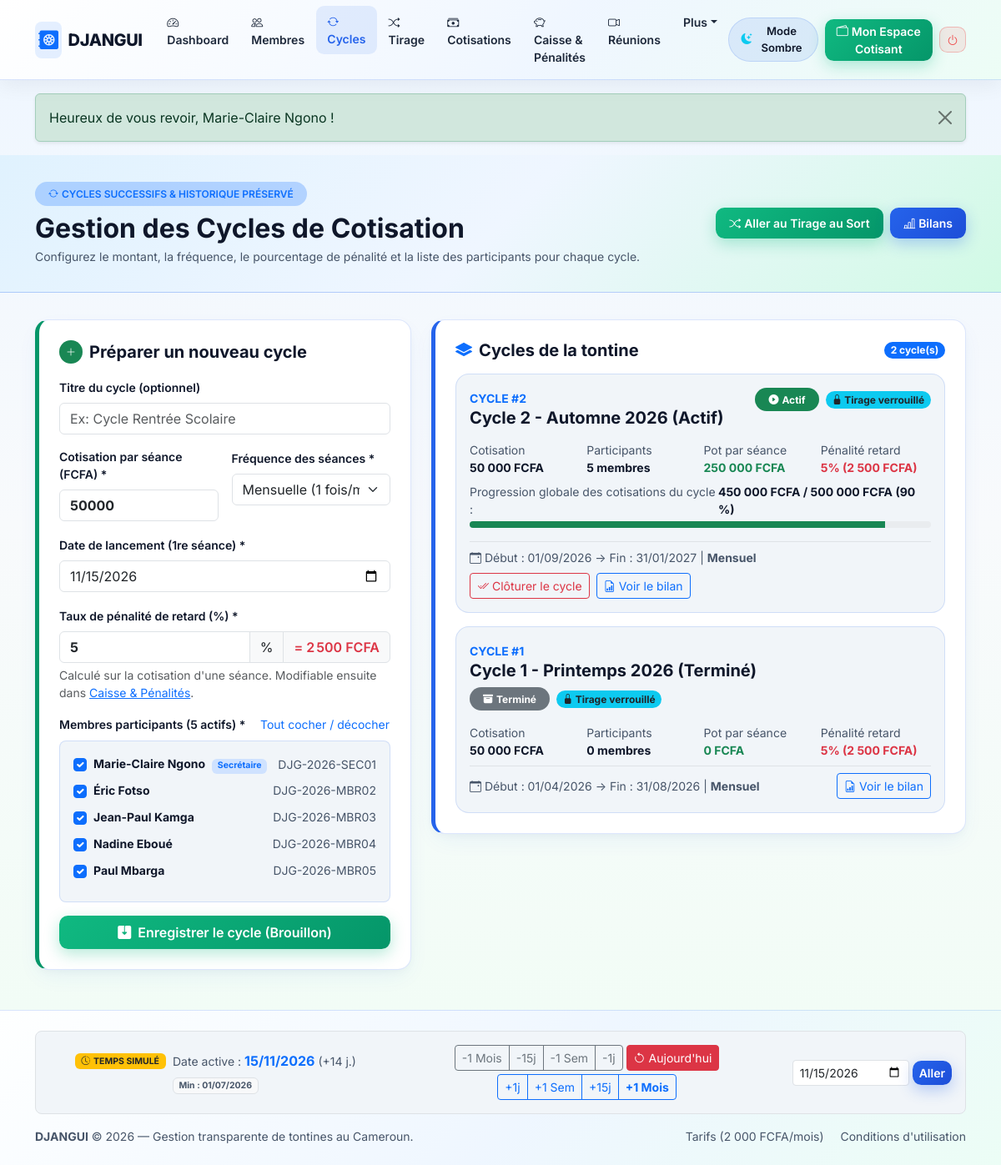
The page /admin/cycles.php (signed in) on the database its author committed.
### tables this page shows
CREATE TABLE users (
    id INT UNSIGNED AUTO_INCREMENT PRIMARY KEY,
    code_public VARCHAR(24) NOT NULL COMMENT 'Identifiant public pour le QR Code (sans donnees sensibles)',
    username VARCHAR(50) NOT NULL,
    password_hash VARCHAR(255) NOT NULL,
    nom_complet VARCHAR(120) NOT NULL,
    telephone VARCHAR(20) NOT NULL,
    email VARCHAR(150) DEFAULT NULL,
    numero_cni VARCHAR(60) DEFAULT NULL COMMENT 'Donnee sensible visible uniquement par l admin',
    role ENUM('admin', 'member') NOT NULL DEFAULT 'member',
    statut_membre ENUM('actif', 'inactif', 'sorti') NOT NULL DEFAULT 'actif',
    statut_validation ENUM('en_attente', 'accepte', 'refuse') NOT NULL DEFAULT 'accepte',
    canal_paiement ENUM('momo', 'om', 'especes') NOT NULL DEFAULT 'momo',
    telephone_paiement VARCHAR(20) NOT NULL COMMENT 'Numero MoMo/OM qui envoie les cotisations et recoit le pot',
    tentatives_echouees TINYINT UNSIGNED NOT NULL DEFAULT 0,
    blocage_jusqua DATETIME DEFAULT NULL,
    reset_token VARCHAR(100) DEFAULT NULL,
    reset_expire_at DATETIME DEFAULT NULL,
    tontine_id INT UNSIGNED DEFAULT NULL COMMENT '1 seule tontine autorisee par compte',
    created_at DATETIME NOT NULL DEFAULT CURRENT_TIMESTAMP,
    updated_at DATETIME NOT NULL DEFAULT CURRENT_TIMESTAMP ON UPDATE CURRENT_TIMESTAMP,

    CONSTRAINT uq_users_code_public UNIQUE (code_public),
    CONSTRAINT uq_users_username UNIQUE (username),
    CONSTRAINT uq_users_telephone UNIQUE (telephone),
    CONSTRAINT uq_users_email UNIQUE (email),
    INDEX idx_users_tontine_statut (tontine_id, statut_membre)
);

CREATE TABLE cycles (
    id INT UNSIGNED AUTO_INCREMENT PRIMARY KEY,
    tontine_id INT UNSIGNED NOT NULL,
    numero_cycle INT UNSIGNED NOT NULL,
    titre VARCHAR(100) NOT NULL,
    montant_cotisation DECIMAL(12,2) NOT NULL,
    frequence ENUM('hebdo', 'bimensuel', 'mensuel') NOT NULL DEFAULT 'mensuel',
    montant_penalite_retard DECIMAL(12,2) NOT NULL DEFAULT 0.00,
    date_debut DATE NOT NULL,
    date_fin DATE DEFAULT NULL,
    statut ENUM('brouillon', 'actif', 'termine', 'annule') NOT NULL DEFAULT 'brouillon',
    date_tirage DATETIME DEFAULT NULL,
    tirage_verrouille TINYINT(1) NOT NULL DEFAULT 0,
    auteur_tirage_id INT UNSIGNED DEFAULT NULL,
    created_at DATETIME NOT NULL DEFAULT CURRENT_TIMESTAMP,

    CONSTRAINT uq_cycles_tontine_numero UNIQUE (tontine_id, numero_cycle),
    CONSTRAINT chk_cycles_montant CHECK (montant_cotisation > 0),
    CONSTRAINT chk_cycles_penalite CHECK (montant_penalite_retard >= 0),
    CONSTRAINT fk_cycles_tontine FOREIGN KEY (tontine_id) REFERENCES tontines(id) ON DELETE CASCADE ON UPDATE CASCADE,
    CONSTRAINT fk_cycles_auteur_tirage FOREIGN KEY (auteur_tirage_id) REFERENCES users(id) ON DELETE SET NULL ON UPDATE CASCADE,
    INDEX idx_cycles_tontine_statut (tontine_id, statut)
);

### admin/cycles.php (the view, shortened to what the rows shown need)
<?php
require_once __DIR__ . '/../includes/functions.php';
$tontine_id = (int)$_SESSION['tontine_id'];
$stmtMembres = $pdo->prepare("SELECT id, code_public, nom_complet, role, telephone FROM users WHERE tontine_id = ? AND statut_membre = 'actif' AND statut_validation = 'accepte' ORDER BY role ASC, nom_complet ASC");
$stmtMembres->execute([$tontine_id]);
$membres_actifs = $stmtMembres->fetchAll();
$stmtCycles = $pdo->prepare("
    SELECT c.*,
           (SELECT COUNT(*) FROM cycle_members cm WHERE cm.cycle_id = c.id) AS nb_participants,
           (SELECT COALESCE(SUM(co.montant_attendu), 0)
            FROM contributions co
            INNER JOIN cycle_members cm ON cm.id = co.cycle_member_id
            WHERE cm.cycle_id = c.id) AS total_attendu,
           (SELECT COALESCE(SUM(co.montant_paye), 0)
            FROM contributions co
            INNER JOIN cycle_members cm ON cm.id = co.cycle_member_id
            WHERE cm.cycle_id = c.id) AS total_collecte
    FROM cycles c
    WHERE c.tontine_id = ?
    ORDER BY c.numero_cycle DESC
");
$stmtCycles->execute([$tontine_id]);
$cycles = $stmtCycles->fetchAll();
require_once __DIR__ . '/../includes/header.php';
?>
<div class="page-header-dark">
    <div class="container">
        <div class="row align-items-center g-3">
            <div class="col-lg-8">
                <h1 class="fw-bold h2 mb-1">Gestion des Cycles de Cotisation</h1>
            </div>
        </div>
    </div>
</div>
<div class="container pb-5">
    <div class="row g-4">
        <div class="col-lg-5">
            <div class="card card-djangui hover-lift p-4 border-left-emerald">
                <form method="POST" action="cycles.php">
                    <div class="mb-3">
                        <div class="p-3 rounded-3 box-adaptive" style="max-height: 220px; overflow-y: auto;">
                            <?php foreach ($membres_actifs as $m): ?>
                                <div class="form-check mb-2">
                                    <input class="form-check-input js-participant-check" type="checkbox"
                                           name="participants[]" value="<?= (int)$m['id'] ?>"
                                           id="membre_<?= (int)$m['id'] ?>" checked>
                                    <label class="form-check-label small d-flex justify-content-between align-items-center" for="membre_<?= (int)$m['id'] ?>">
                                        <span>
                                            <strong><?= e($m['nom_complet']) ?></strong>
                                            <?php if ($m['role'] === 'admin'): ?>
                                                <span class="badge bg-primary-subtle text-primary ms-1">Secrétaire</span>
                                            <?php endif; ?>
                                        </span>
                                        <span class="text-muted"><?= e($m['code_public']) ?></span>
                                    </label>
                                </div>
                            <?php endforeach; ?>
                        </div>
                    </div>
                </form>
            </div>
        </div>
        <div class="col-lg-7">
            <div class="card card-djangui p-4 border-left-navy">
                <?php if (empty($cycles)): ?>
                    <div class="text-center py-5 text-muted">
                        <i class="bi bi-inbox fs-1 d-block mb-2"></i>
                        Aucun cycle n'a encore été créé pour cette tontine.
                    </div>
                <?php else: ?>
                    <div class="d-flex flex-column gap-3">
                        <?php foreach ($cycles as $c): ?>
                            <?php
                            $badgeStatut = match ($c['statut']) {
                                'actif'     => '<span class="badge bg-success px-3 py-2 rounded-pill"><i class="bi bi-play-circle-fill me-1"></i>Actif</span>',
                                'brouillon' => '<span class="badge bg-warning text-dark px-3 py-2 rounded-pill"><i class="bi bi-pencil-square me-1"></i>Brouillon</span>',
                                default     => '<span class="badge bg-secondary px-3 py-2 rounded-pill"><i class="bi bi-archive-fill me-1"></i>Terminé</span>',
                            };
                            $pot_unitaire = (float)$c['montant_cotisation'] * (int)$c['nb_participants'];
                            $taux = ($c['total_attendu'] > 0) ? round(($c['total_collecte'] / $c['total_attendu']) * 100, 1) : 0;
                            $pct_pen = ((float)$c['montant_cotisation'] > 0)
                                ? round(((float)$c['montant_penalite_retard'] / (float)$c['montant_cotisation']) * 100, 1)
                                : 0;
                            ?>
                            <div class="p-3 rounded-4 box-adaptive">
                                <div class="d-flex justify-content-between align-items-start flex-wrap gap-2 mb-2">
                                    <div>
                                        <span class="text-primary fw-bold small">CYCLE #<?= (int)$c['numero_cycle'] ?></span>
                                        <h5 class="fw-bold mb-0"><?= e($c['titre'] ?? ('Cycle #' . $c['numero_cycle'])) ?></h5>
                                    </div>
                                    <div class="d-flex align-items-center gap-2">
                                        <?= $badgeStatut ?>
                                        <?php if ((int)$c['tirage_verrouille'] === 1): ?>
                                            <span class="badge bg-info text-dark rounded-pill" title="Tirage au sort scellé">
                                                <i class="bi bi-lock-fill"></i> Tirage verrouillé
                                            </span>
                                        <?php endif; ?>
                                    </div>
                                </div>
                                <div class="row g-2 small my-2">
                                    <div class="col-6 col-sm-3">
                                        <span class="text-muted d-block">Cotisation</span>
                                        <strong><?= format_fcfa($c['montant_cotisation']) ?></strong>
                                    </div>
                                    <div class="col-6 col-sm-3">
                                        <span class="text-muted d-block">Participants</span>
                                        <strong><?= (int)$c['nb_participants'] ?> membres</strong>
                                    </div>
                                    <div class="col-6 col-sm-3">
                                        <span class="text-muted d-block">Pot par séance</span>
                                        <strong class="text-success"><?= format_fcfa($pot_unitaire) ?></strong>
                                    </div>
                                    <div class="col-6 col-sm-3">
                                        <span class="text-muted d-block">Pénalité retard</span>
                                        <strong class="text-danger"><?= $pct_pen ?>% (<?= format_fcfa($c['montant_penalite_retard']) ?>)</strong>
                                    </div>
                                </div>
                                <?php if ((float)$c['total_attendu'] > 0): ?>
                                    <div class="mt-2 mb-3">
                                        <div class="d-flex justify-content-between small mb-1">
                                            <span class="text-muted">Progression globale des cotisations du cycle :</span>
                                            <span class="fw-bold"><?= format_fcfa($c['total_collecte']) ?> / <?= format_fcfa($c['total_attendu']) ?> (<?= $taux ?> %)</span>
                                        </div>
                                        <div class="progress" style="height: 8px;">
                                            <div class="progress-bar bg-success" style="width: <?= min(100, $taux) ?>%"></div>
                                        </div>
                                    </div>
                                <?php endif; ?>
                                <div class="d-flex flex-wrap justify-content-between align-items-center gap-2 pt-2 border-top">
                                    <span class="small text-muted">
                                        <i class="bi bi-calendar-event me-1"></i>Début : <?= date('d/m/Y', strtotime($c['date_debut'])) ?>
                                        <?php if (!empty($c['date_fin'])): ?>
                                            → Fin : <?= date('d/m/Y', strtotime($c['date_fin'])) ?>
                                        <?php endif; ?>
                                        | <strong><?= e(ucfirst($c['frequence'])) ?></strong>
                                    </span>
                                    <div class="d-flex flex-wrap gap-2">
                                        <?php if ($c['statut'] === 'brouillon'): ?>
                                            <form method="POST" action="cycles.php" class="d-inline">
                                                <?= champ_csrf() ?>
                                                <input type="hidden" name="action" value="activer_cycle">
                                                <input type="hidden" name="cycle_id" value="<?= (int)$c['id'] ?>">
                                                <button type="submit" class="btn btn-sm btn-glow-emerald">
                                                    <i class="bi bi-play-fill me-1"></i>Activer
                                                </button>
                                            </form>
                                            <form method="POST" action="cycles.php" class="d-inline" onsubmit="return confirm('Voulez-vous vraiment supprimer définitivement ce cycle en brouillon ?');">
                                                <?= champ_csrf() ?>
                                                <input type="hidden" name="action" value="supprimer_cycle">
                                                <input type="hidden" name="cycle_id" value="<?= (int)$c['id'] ?>">
                                                <button type="submit" class="btn btn-sm btn-outline-danger">
                                                    <i class="bi bi-trash3-fill me-1"></i>Supprimer le brouillon
                                                </button>
                                            </form>
                                        <?php elseif ($c['statut'] === 'actif'): ?>
                                            <form method="POST" action="cycles.php" class="d-inline" onsubmit="return confirm('Confirmez-vous la clôture de ce cycle ? Son historique restera intact dans les bilans.');">
                                                <button type="submit" class="btn btn-sm btn-outline-danger">
                                                    <i class="bi bi-check2-all me-1"></i>Clôturer le cycle
                                                </button>
                                            </form>
                                        <?php endif; ?>
                                        <a href="<?= BASE_URL ?>/admin/reports.php?cycle_id=<?= (int)$c['id'] ?>" class="btn btn-sm btn-outline-primary">
                                            <i class="bi bi-file-earmark-bar-graph me-1"></i>Voir le bilan
                                        </a>
                                    </div>
                                </div>
                            </div>
                        <?php endforeach; ?>
                    </div>
                <?php endif; ?>
            </div>
        </div>
    </div>
</div>
<?php require_once __DIR__ . '/../includes/footer.php'; ?>

### rows shown on the page
users: nom_complet "Marie-Claire Ngono", role "Secrétaire", code_public "DJG-2026-SEC01"
users: nom_complet "Éric Fotso", code_public "DJG-2026-MBR02"
users: nom_complet "Jean-Paul Kamga", code_public "DJG-2026-MBR03"
users: nom_complet "Nadine Eboué", code_public "DJG-2026-MBR04"
users: nom_complet "Paul Mbarga", code_public "DJG-2026-MBR05"
cycles: numero_cycle "2", titre "Cycle 2 - Automne 2026 (Actif)", statut "Actif", tirage_verrouille 1 (drawn), montant_cotisation "50 000 FCFA", nb_participants "5", pot_unitaire "250 000 FCFA", pct_pen "5", montant_penalite_retard "2 500 FCFA", total_collecte "450 000 FCFA", total_attendu "500 000 FCFA", taux "90", date_debut "01/09/2026", date_fin "31/01/2027", frequence "Mensuel"
cycles: numero_cycle "1", titre "Cycle 1 - Printemps 2026 (Terminé)", statut "Terminé", tirage_verrouille 1 (drawn), montant_cotisation "50 000 FCFA", nb_participants "0", pot_unitaire "0 FCFA", pct_pen "5", montant_penalite_retard "2 500 FCFA", date_debut "01/04/2026", date_fin "31/08/2026", frequence "Mensuel"

### other values the page prints
$_SESSION['flash_texte'] "Heureux de vous revoir, Marie-Claire Ngono !"
count($membres_actifs) "5"
count($cycles) "2"
$date_sim_str "15/11/2026"
$jours_ecart "14"
$date_min_str "01/07/2026"
date_actuelle('Y') "2026"
